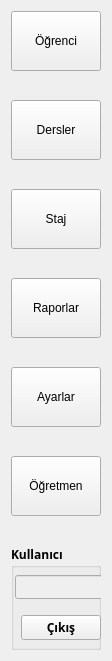
   <widget class="QWidget" name="verticalLayoutWidget">
    <property name="geometry">
     <rect>
      <x>10</x>
      <y>20</y>
      <width>112</width>
      <height>661</height>
     </rect>
    </property>
    <layout class="QVBoxLayout" name="verticalLayout">
     <property name="spacing">
      <number>29</number>
     </property>
     <property name="sizeConstraint">
      <enum>QLayout::SetDefaultConstraint</enum>
     </property>
     <item>
      <widget class="QPushButton" name="pushButton_4">
       <property name="sizePolicy">
        <sizepolicy hsizetype="Minimum" vsizetype="Maximum">
         <horstretch>0</horstretch>
         <verstretch>0</verstretch>
        </sizepolicy>
       </property>
       <property name="maximumSize">
        <size>
         <width>16777215</width>
         <height>60</height>
        </size>
       </property>
       <property name="text">
        <string>Öğrenci</string>
       </property>
       <property name="icon">
        <iconset resource="icons.qrc">
         <normaloff>:/staticfiles/icons/students1.png</normaloff>:/staticfiles/icons/students1.png</iconset>
       </property>
       <property name="iconSize">
        <size>
         <width>50</width>
         <height>40</height>
        </size>
       </property>
      </widget>
     </item>
     <item>
      <widget class="QPushButton" name="pushButton">
       <property name="sizePolicy">
        <sizepolicy hsizetype="Minimum" vsizetype="Maximum">
         <horstretch>0</horstretch>
         <verstretch>0</verstretch>
        </sizepolicy>
       </property>
       <property name="maximumSize">
        <size>
         <width>16777215</width>
         <height>60</height>
        </size>
       </property>
       <property name="text">
        <string>Dersler</string>
       </property>
       <property name="icon">
        <iconset resource="icons.qrc">
         <normaloff>:/staticfiles/icons/Lessons.png</normaloff>:/staticfiles/icons/Lessons.png</iconset>
       </property>
       <property name="iconSize">
        <size>
         <width>40</width>
         <height>40</height>
        </size>
       </property>
      </widget>
     </item>
     <item>
      <widget class="QPushButton" name="pushButton_3">
       <property name="sizePolicy">
        <sizepolicy hsizetype="Minimum" vsizetype="Maximum">
         <horstretch>0</horstretch>
         <verstretch>0</verstretch>
        </sizepolicy>
       </property>
       <property name="maximumSize">
        <size>
         <width>16777215</width>
         <height>60</height>
        </size>
       </property>
       <property name="text">
        <string>Staj</string>
       </property>
       <property name="icon">
        <iconset resource="icons.qrc">
         <normaloff>:/staticfiles/icons/intern1.png</normaloff>:/staticfiles/icons/intern1.png</iconset>
       </property>
       <property name="iconSize">
        <size>
         <width>40</width>
         <height>40</height>
        </size>
       </property>
      </widget>
     </item>
     <item>
      <widget class="QPushButton" name="pushButton_5">
       <property name="sizePolicy">
        <sizepolicy hsizetype="Minimum" vsizetype="Maximum">
         <horstretch>0</horstretch>
         <verstretch>0</verstretch>
        </sizepolicy>
       </property>
       <property name="maximumSize">
        <size>
         <width>16777215</width>
         <height>60</height>
        </size>
       </property>
       <property name="text">
        <string>Raporlar</string>
       </property>
       <property name="icon">
        <iconset resource="icons.qrc">
         <normaloff>:/staticfiles/icons/repport.png</normaloff>:/staticfiles/icons/repport.png</iconset>
       </property>
       <property name="iconSize">
        <size>
         <width>40</width>
         <height>40</height>
        </size>
       </property>
      </widget>
     </item>
     <item>
      <widget class="QPushButton" name="pushButton_6">
       <property name="sizePolicy">
        <sizepolicy hsizetype="Minimum" vsizetype="Maximum">
         <horstretch>0</horstretch>
         <verstretch>0</verstretch>
        </sizepolicy>
       </property>
       <property name="maximumSize">
        <size>
         <width>16777215</width>
         <height>60</height>
        </size>
       </property>
       <property name="text">
        <string>Ayarlar</string>
       </property>
       <property name="icon">
        <iconset resource="icons.qrc">
         <normaloff>:/staticfiles/icons/setting.png</normaloff>:/staticfiles/icons/setting.png</iconset>
       </property>
       <property name="iconSize">
        <size>
         <width>40</width>
         <height>40</height>
        </size>
       </property>
      </widget>
     </item>
     <item>
      <widget class="QPushButton" name="pushButton_2">
       <property name="sizePolicy">
        <sizepolicy hsizetype="Minimum" vsizetype="Maximum">
         <horstretch>0</horstretch>
         <verstretch>0</verstretch>
        </sizepolicy>
       </property>
       <property name="maximumSize">
        <size>
         <width>16777215</width>
         <height>60</height>
        </size>
       </property>
       <property name="text">
        <string>Öğretmen</string>
       </property>
       <property name="icon">
        <iconset resource="icons.qrc">
         <normaloff>:/staticfiles/icons/teacher.png</normaloff>:/staticfiles/icons/teacher.png</iconset>
       </property>
       <property name="iconSize">
        <size>
         <width>40</width>
         <height>40</height>
        </size>
       </property>
      </widget>
     </item>
     <item>
      <widget class="QGroupBox" name="groupBox_2">
       <property name="font">
        <font>
         <family>Arial Black</family>
         <pointsize>9</pointsize>
         <weight>75</weight>
         <bold>true</bold>
        </font>
       </property>
       <property name="title">
        <string>Kullanıcı</string>
       </property>
       <widget class="QLineEdit" name="lineEdit_5">
        <property name="enabled">
         <bool>false</bool>
        </property>
        <property name="geometry">
         <rect>
          <x>4</x>
          <y>30</y>
          <width>100</width>
          <height>24</height>
         </rect>
        </property>
        <property name="font">
         <font>
          <family>Arial Black</family>
          <pointsize>10</pointsize>
          <weight>75</weight>
          <bold>true</bold>
         </font>
        </property>
        <property name="alignment">
         <set>Qt::AlignCenter</set>
        </property>
       </widget>
       <widget class="QPushButton" name="pushButton_10">
        <property name="geometry">
         <rect>
          <x>10</x>
          <y>70</y>
          <width>80</width>
          <height>25</height>
         </rect>
        </property>
        <property name="text">
         <string>Çıkış</string>
        </property>
       </widget>
      </widget>
     </item>
    </layout>
   </widget>
